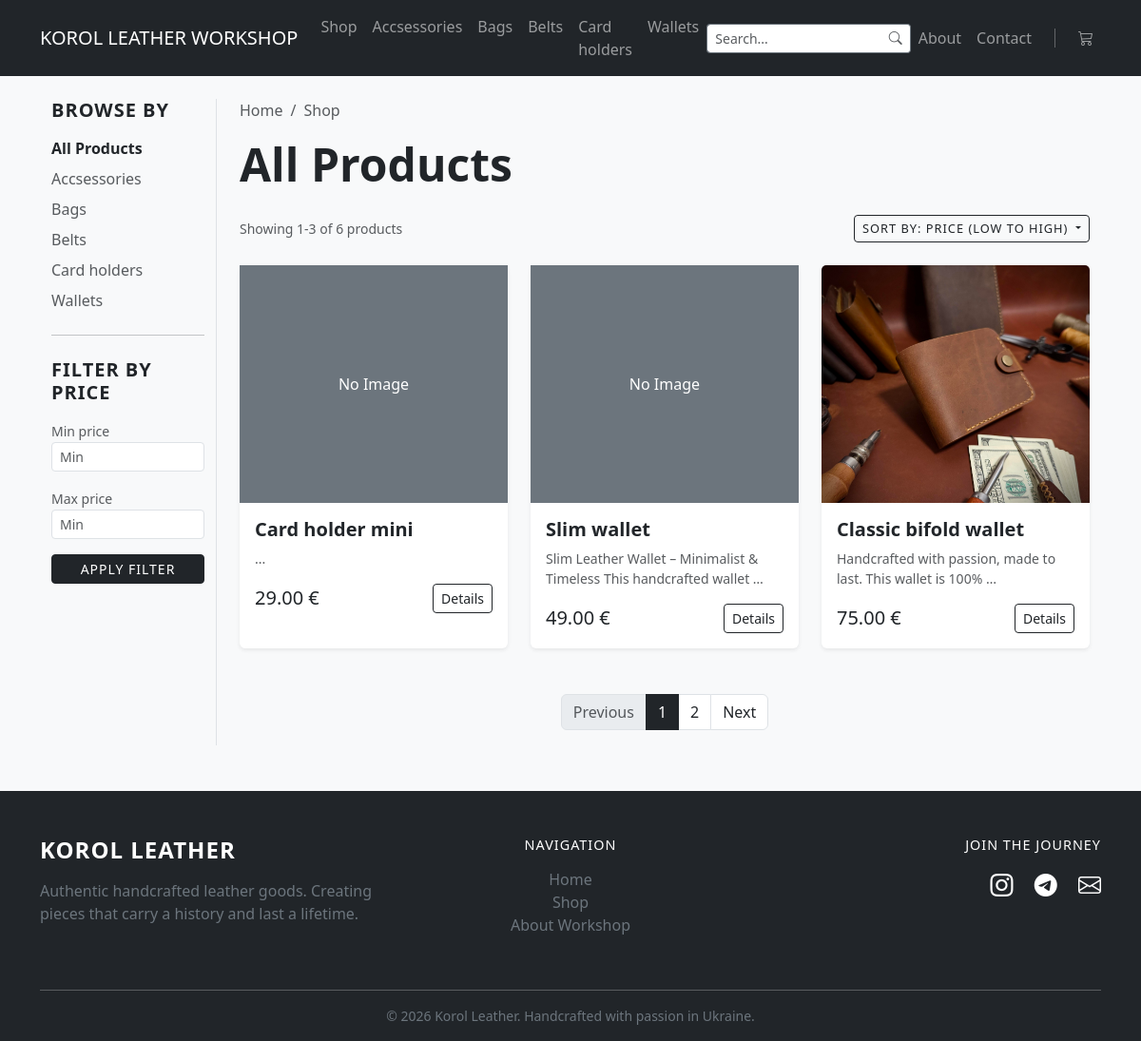
Page /catalog/?sort=price_asc on the committed database.
### catalog/models.py (models this page shows, shortened)
class Category(models.Model):
    name = models.CharField(max_length=200)
    slug = models.SlugField(max_length=200, unique=True,
                            null=False, blank=False)
    class Meta:
        verbose_name = 'Category'
        verbose_name_plural = 'Categories'
        ordering = ['name']

class Product(models.Model):
    category = models.ForeignKey(
        Category, related_name='products', on_delete=models.CASCADE, null=True, blank=True)
    name = models.CharField(max_length=200)
    description = models.TextField()
    price = models.DecimalField(max_digits=10, decimal_places=2)
    is_available = models.BooleanField(default=True)
    created_at = models.DateTimeField(auto_now_add=True)
    image = models.ImageField(upload_to='products/', null=True, blank=True)
    slug = models.SlugField(max_length=200, db_index=True, blank=True)
    def get_absolute_url(self):
        return reverse('product_detail', args=[self.id, self.slug])

### catalog/views.py (the view)
# urls.py: path('catalog/', views.all_products, name='all_products'),
def all_products(request, category_slug=None):
    form = ProductFilterForm(request.GET)
    min_price = None
    max_price = None
    if form.is_valid():
        min_price = form.cleaned_data.get('min_price')
        max_price = form.cleaned_data.get('max_price')
    category = None
    categories = Category.objects.all()
    products = Product.objects.filter(is_available=True)
    query = request.GET.get('search')
    if query:
        from django.db.models import Q
        products = products.filter(
            Q(name__icontains=query) | Q(description__icontains=query)
        )
    if category_slug:
        category = get_object_or_404(Category, slug=category_slug)
        products = products.filter(category=category)
    if min_price:
        products = products.filter(price__gte=min_price)
    if max_price:
        products = products.filter(price__lte=max_price)
    sort = request.GET.get('sort')
    if sort == 'price_asc':
        products = products.order_by('price') # Від дешевих
    elif sort == 'price_desc':
        products = products.order_by('-price') # Від дорогих
    elif sort == 'newest':
        products = products.order_by('-created_at') # Новинки
    else:
        products = products.order_by('name') # За замовчуванням (алфавіт)
    paginator = Paginator(products, 3)
    page_number = request.GET.get('page')
    page_obj = paginator.get_page(page_number)
    return render(request, 'catalog/product_list.html', {
        'category': category, #Передаємо категорію, щоб написати заголовок
        'categories': categories, #Передаємо всі категорії, щоб показати в меню
        'products': page_obj, #Tепер у шаблон замість 'products' передаємо 'page_obj
        'form': form,  # Передаємо форму фільтрації для використання у шаблоні
        })

### catalog/forms.py
class ProductFilterForm(forms.Form):
    min_price = forms.DecimalField(
        required=False,
        min_value=0,
        widget=forms.NumberInput(attrs={'class': 'form-control form-control-sm', 'placeholder': 'Min'})
        )
    max_price = forms.DecimalField(
        required=False,
        min_value=0,
        widget=forms.NumberInput(attrs={'class': 'form-control form-control-sm', 'placeholder': 'Min'})
        )
    def clean(self):
        cleaned_data = super().clean()
        min_p = cleaned_data.get('min_price')
        max_p = cleaned_data.get('max_price')
        if min_p and max_p:
            if min_p > max_p:
                self.add_error('max_price', 'Ensure this value is greater than min value.')
                pass
        return cleaned_data

### catalog/cart.py (called while the page is built)
    def __len__(self):
        return sum(item['quantity'] for item in self.cart.values())

### catalog/context_processors.py (called while the page is built)
def categories_processor(request):
    all_categories = Category.objects.all()
    return {'all_categories': all_categories}

def cart(request):
    return {'cart': Cart(request)}

### catalog/templates/catalog/product_list.html (shortened to what this page needs)
{% extends "catalog/base.html" %}
{% block content %}
<div class="container-fluid mt-4" style="max-width: 1400px;"> <div class="row">
        <div class="col-md-2 border-end">
            <div class="sticky-top" style="top: 80px; z-index: 10;">
                <h5 class="text-uppercase fw-bold mb-3" style="letter-spacing: 1px;">Browse by</h5>
                <ul class="list-unstyled">
                    <li class="mb-2">
                        <a href="{% url 'all_products' %}"
                           class="text-decoration-none {% if not category %}fw-bold text-dark{% else %}text-muted{% endif %}">
                           All Products
                        </a>
                    </li>
                    {% for c in categories %}
                        <li class="mb-2">
                            <a href="{% url 'product_list_by_category' c.slug %}"
                            class="text-decoration-none {% if category and category.slug == c.slug %}fw-bold text-dark{% else %}text-muted{% endif %}">
                            {{ c.name }}
                            </a>
                        </li>
                    {% endfor %}
                </ul>
                <hr class="my-4">
                <h5 class="text-uppercase fw-bold mb-3" style="letter-spacing: 1px;">Filter by Price</h5>
                <form method="get" action="." novalidate>
                    <div class="mb-3">
                        <label class="small text-muted">{{ form.min_price.label }}</label>
                        {{ form.min_price }}
                    </div>
                    <div class="mb-3">
                        <label class="small text-muted">{{ form.max_price.label }}</label>
                        {{ form.max_price }}
                    </div>
                    <button type="submit" class="btn btn-dark btn-sm w-100 text-uppercase" style="letter-spacing: 1px;">Apply Filter</button>
                </form>
            </div>
        </div>
        <div class="col-md-10 ps-md-4">
            <nav aria-label="breadcrumb" class="mb-3">
                <ol class="breadcrumb small">
                    <li class="breadcrumb-item"><a href="{% url 'home' %}" class="text-decoration-none text-muted">Home</a></li>
                    <li class="breadcrumb-item {% if not category %}active{% endif %}">
                        {% if category %}
                            <a href="{% url 'all_products' %}" class="text-decoration-none text-muted">Shop</a>
                        {% else %}
                            Shop
                        {% endif %}
                    </li>
                </ol>
            </nav>
            <h1 class="display-5 fw-bold mb-4">
                {% if category %}{{ category.name }}{% else %}All Products{% endif %}
            </h1>
            <div class="d-flex justify-content-between align-items-center mb-4">
                <div class="text-muted small">
                    Showing {{ products.start_index }}-{{ products.end_index }} of {{ products.paginator.count }} products
                </div>
                <div class="dropdown">
                    <button class="btn btn-outline-dark btn-sm dropdown-toggle text-uppercase" type="button" id="sortDropdown" data-bs-toggle="dropdown" aria-expanded="false" style="letter-spacing: 1px; font-size: 0.8rem;">
                        Sort by:
                        {% if request.GET.sort == 'price_asc' %}Price (low to high)
                        {% elif request.GET.sort == 'price_desc' %}Price (high to Low)
                        {% elif request.GET.sort == 'newest' %}Newest
                        {% else %}Default{% endif %}
                    </button>
                </div>
            </div>
            <div class="row row-cols-1 row-cols-md-2 row-cols-lg-3 g-4">
                {% for product in products %}
                    <div class="col">
                        <div class="card h-100 shadow-sm border-0">
                            {% if product.image %}
                                <img src="{{ product.image.url }}" class="card-img-top" alt="{{ product.name }}" style="height: 250px; object-fit: cover;">
                            {% else %}
                                <div class="bg-secondary text-white d-flex align-items-center justify-content-center" style="height: 250px;">No Image</div>
                            {% endif %}
                            <div class="card-body">
                                <h5 class="card-title fw-bold">{{ product.name }}</h5>
                                <p class="card-text text-muted small">{{ product.description|truncatewords:10 }}</p>
                                <div class="d-flex justify-content-between align-items-center">
                                    <span class="h5 mb-0">{{ product.price }} €</span>
                                    <a href="{{ product.get_absolute_url }}" class="btn btn-outline-dark btn-sm">Details</a>
                                </div>
                            </div>
                        </div>
                    </div>
                {% endfor %}
            </div>
            <nav aria-label="Page navigation" class="mt-5">
                <ul class="pagination justify-content-center">
                    {% if products.has_previous %}
                        <li class="page-item">
                            <a class="page-link text-dark"
                               href="?page={{ products.previous_page_number }}{% if request.GET.sort %}&sort={{ request.GET.sort }}{% endif %}{% if request.GET.min_price %}&min_price={{ request.GET.min_price }}{% endif %}{% if request.GET.max_price %}&max_price={{ request.GET.max_price }}{% endif %}">
                               Previous
                            </a>
                        </li>
                    {% else %}
                        <li class="page-item disabled"><span class="page-link">Previous</span></li>
                    {% endif %}
                    {% for num in products.paginator.page_range %}
                        {% if products.number == num %}
                            <li class="page-item active"><span class="page-link bg-dark border-dark">{{ num }}</span></li>
                        {% else %}
                            <li class="page-item">
                                <a class="page-link text-dark"
                                   href="?page={{ num }}{% if request.GET.sort %}&sort={{ request.GET.sort }}{% endif %}">
                                   {{ num }}
                                </a>
                            </li>
                        {% endif %}
                    {% endfor %}
                    {% if products.has_next %}
                        <li class="page-item">
                            <a class="page-link text-dark"
                               href="?page={{ products.next_page_number }}{% if request.GET.sort %}&sort={{ request.GET.sort }}{% endif %}">
                               Next
                            </a>
                        </li>
                    {% else %}
                        <li class="page-item disabled"><span class="page-link">Next</span></li>
                    {% endif %}
                </ul>
            </nav>
        </div>
    </div>
</div>
{% endblock %}

### catalog/templates/catalog/base.html (shortened to what this page needs)
<!DOCTYPE html>
<html lang="en">
<head>
    <link rel="stylesheet" href="https://cdn.jsdelivr.net/npm/bootstrap-icons@1.11.0/font/bootstrap-icons.css">
    <link href="https://cdn.jsdelivr.net/npm/bootstrap@5.3.0/dist/css/bootstrap.min.css" rel="stylesheet">
</head>
<body class="bg-light">
    <nav class="navbar navbar-expand-lg navbar-dark bg-dark mb-4">
        <div class="container">
            <a class="navbar-brand" href="{% url 'home' %}">KOROL LEATHER WORKSHOP</a>
            <div class="collapse navbar-collapse" id="navbarNav">
                <ul class="navbar-nav me-auto">
                    <li class="nav-item">
                        <a class="nav-link" href="{% url 'all_products' %}">Shop</a>
                    </li>
                    {% for cat in all_categories %}
                        <li class="nav-item">
                            <a class="nav-link" href="{% url 'product_list_by_category' category_slug=cat.slug %}">
                                {{ cat.name }}
                            </a>
                        </li>
                    {% endfor %}
                </ul>
                <form class="d-flex ms-auto" action="{% url 'all_products' %}" method="get" style="max-width: 300px;">
                    <div class="input-group input-group-sm custom-search">
                        <input class="form-control border-secondary border-end-0 shadow-none"
                               type="search"
                               name="search"
                               placeholder="Search..."
                               value="{{ request.GET.search }}">
                        <button class="btn btn-outline-secondary border-start-0 bg-white" type="submit">
                            <i class="bi bi-search text-muted"></i>
                        </button>
                    </div>
                </form>
                <ul class="navbar-nav ms-auto align-items-center">
                    <li class="nav-item">
                        <a class="nav-link" href="/#about">About</a>
                    </li>
                    <li class="nav-item">
                        <a class="nav-link" href="/#contact">Contact</a>
                    </li>
                    <li class="nav-item px-3 d-none d-lg-block">
                    </li>
                    <li class="nav-item">
                        <a class="nav-link position-relative" href="{% url 'cart_detail' %}">
                            <i class="bi bi-cart3"></i>
                        </a>
                    </li>
                </ul>
            </div>
        </div>
    </nav>
    <main class="container">
        {% block content %}
        {% endblock %}
    </main>
    <footer class="bg-dark text-white pt-5 pb-3 mt-5">
        <div class="container">
            <div class="row">
                <div class="col-md-4 mb-4">
                    <h4 class="fw-bold text-uppercase mb-3" style="letter-spacing: 1px;">Korol Leather</h4>
                    <p class="text-secondary">Authentic handcrafted leather goods. Creating pieces that carry a history and last a lifetime.</p>
                </div>
                <div class="col-md-4 mb-4 text-center">
                    <h5 class="text-uppercase mb-3" style="font-size: 0.9rem; letter-spacing: 1px;">Navigation</h5>
                    <ul class="list-unstyled">
                        <li><a href="{% url 'home' %}" class="text-secondary text-decoration-none hover-white">Home</a></li>
                        <li><a href="{% url 'all_products' %}" class="text-secondary text-decoration-none hover-white">Shop</a></li>
                        <li><a href="/#about" class="text-secondary text-decoration-none hover-white">About Workshop</a></li>
                    </ul>
                </div>
                <div class="col-md-4 mb-4 text-md-end">
                    <h5 class="text-uppercase mb-3" style="font-size: 0.9rem; letter-spacing: 1px;">Join the Journey</h5>
                    <div class="fs-4">
                        <a href="https://www.instagram.com/korol_handmade" class="text-white me-3"><i class="bi bi-instagram"></i></a>
                        <a href="#" class="text-white me-3"><i class="bi bi-telegram"></i></a>
                        <a href="mailto:contact@korol-leather.com" class="text-white"><i class="bi bi-envelope"></i></a>
                    </div>
                </div>
            </div>
            <hr style="background-color: #444;">
            <div class="text-center text-secondary small mt-3">
                &copy; 2026 Korol Leather. Handcrafted with passion in Ukraine.
            </div>
        </div>
    </footer>
</body>
</html>

### rows in the picture
Category: name "Accsessories"
Category: name "Bags"
Category: name "Belts"
Category: name "Card holders"
Category: name "Wallets"
Product: image "No Image", name "Card holder mini", description "...", price "29.00"
Product: image "No Image", name "Slim wallet", description "Slim Leather Wallet – Minimalist & Timeless This handcrafted wallet …", price "49.00"
Product: image (picture), name "Classic bifold wallet", description "Handcrafted with passion, made to last. This wallet is 100% …", price "75.00"

### other values in the picture
{{ products.start_index }} "1"
{{ products.end_index }} "3"
{{ products.paginator.count }} "6"
{{ num }} "1"
{{ num }} "2"
